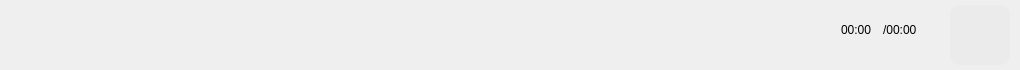
       <widget class="QWidget" name="widget_Bottom" native="true">
        <property name="minimumSize">
         <size>
          <width>1020</width>
          <height>70</height>
         </size>
        </property>
        <property name="maximumSize">
         <size>
          <width>16777215</width>
          <height>70</height>
         </size>
        </property>
        <property name="styleSheet">
         <string notr="true">QWidget
{
    border-top-left-radius: 0;
    border-top-right-radius: 0;
}</string>
        </property>
        <layout class="QHBoxLayout" name="horizontalLayout_2">
         <property name="spacing">
          <number>0</number>
         </property>
         <property name="leftMargin">
          <number>0</number>
         </property>
         <property name="topMargin">
          <number>0</number>
         </property>
         <property name="rightMargin">
          <number>0</number>
         </property>
         <property name="bottomMargin">
          <number>0</number>
         </property>
         <item>
          <widget class="QWidget" name="widget_Bottom_Part1" native="true">
           <property name="minimumSize">
            <size>
             <width>340</width>
             <height>70</height>
            </size>
           </property>
           <property name="maximumSize">
            <size>
             <width>16777215</width>
             <height>70</height>
            </size>
           </property>
           <property name="styleSheet">
            <string notr="true">border:none;</string>
           </property>
           <widget class="QLabel" name="label_Title">
            <property name="geometry">
             <rect>
              <x>100</x>
              <y>10</y>
              <width>221</width>
              <height>31</height>
             </rect>
            </property>
            <property name="styleSheet">
             <string notr="true">font: 11pt &quot;微软雅黑&quot;;</string>
            </property>
            <property name="text">
             <string/>
            </property>
           </widget>
           <widget class="QLabel" name="label_Artist">
            <property name="geometry">
             <rect>
              <x>100</x>
              <y>40</y>
              <width>221</width>
              <height>19</height>
             </rect>
            </property>
            <property name="styleSheet">
             <string notr="true">color: rgb(175, 175, 175);
font: 9pt &quot;微软雅黑&quot;;</string>
            </property>
            <property name="text">
             <string/>
            </property>
           </widget>
           <widget class="QLabel" name="label_Poster">
            <property name="geometry">
             <rect>
              <x>20</x>
              <y>5</y>
              <width>60</width>
              <height>60</height>
             </rect>
            </property>
            <property name="text">
             <string/>
            </property>
           </widget>
          </widget>
         </item>
         <item>
          <widget class="QWidget" name="widget_Bottom_Part2" native="true">
           <property name="minimumSize">
            <size>
             <width>340</width>
             <height>70</height>
            </size>
           </property>
           <property name="maximumSize">
            <size>
             <width>340</width>
             <height>70</height>
            </size>
           </property>
          </widget>
         </item>
         <item>
          <widget class="QWidget" name="widget_Bottom_Part3" native="true">
           <property name="minimumSize">
            <size>
             <width>340</width>
             <height>70</height>
            </size>
           </property>
           <property name="maximumSize">
            <size>
             <width>16777215</width>
             <height>70</height>
            </size>
           </property>
           <layout class="QHBoxLayout" name="horizontalLayout_3">
            <property name="spacing">
             <number>0</number>
            </property>
            <property name="leftMargin">
             <number>0</number>
            </property>
            <property name="topMargin">
             <number>0</number>
            </property>
            <property name="rightMargin">
             <number>10</number>
            </property>
            <property name="bottomMargin">
             <number>0</number>
            </property>
            <item>
             <widget class="QWidget" name="widget_2" native="true"/>
            </item>
            <item>
             <widget class="QLabel" name="label_Pos">
              <property name="minimumSize">
               <size>
                <width>45</width>
                <height>0</height>
               </size>
              </property>
              <property name="maximumSize">
               <size>
                <width>45</width>
                <height>16777215</height>
               </size>
              </property>
              <property name="styleSheet">
               <string notr="true">padding-bottom:10px;
font: 10pt &quot;OCR A Extended&quot;;
padding-left:3px;</string>
              </property>
              <property name="text">
               <string>00:00</string>
              </property>
             </widget>
            </item>
            <item>
             <widget class="QLabel" name="label_Duration">
              <property name="minimumSize">
               <size>
                <width>70</width>
                <height>0</height>
               </size>
              </property>
              <property name="maximumSize">
               <size>
                <width>70</width>
                <height>16777215</height>
               </size>
              </property>
              <property name="styleSheet">
               <string notr="true">font: 10pt &quot;OCR A Extended&quot;;
padding-bottom:10px;</string>
              </property>
              <property name="text">
               <string>/00:00</string>
              </property>
             </widget>
            </item>
            <item>
             <widget class="QWidget" name="widget_ShowPlayList" native="true">
              <property name="minimumSize">
               <size>
                <width>60</width>
                <height>60</height>
               </size>
              </property>
              <property name="maximumSize">
               <size>
                <width>60</width>
                <height>60</height>
               </size>
              </property>
              <property name="styleSheet">
               <string notr="true">border:none;
border-radius:10px;
background:rgb(235, 235, 235);</string>
              </property>
             </widget>
            </item>
           </layout>
          </widget>
         </item>
        </layout>
       </widget>
